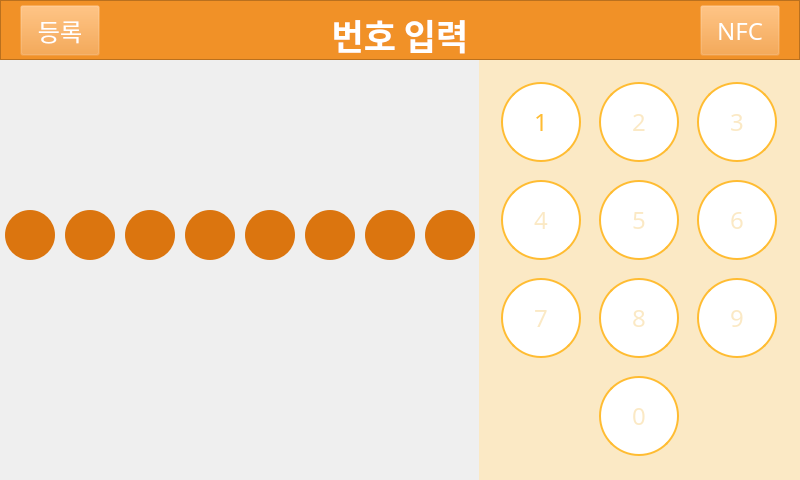
<?xml version="1.0" encoding="UTF-8"?>
<ui version="4.0">
 <class>MainWindow</class>
 <widget class="QMainWindow" name="MainWindow">
  <property name="enabled">
   <bool>true</bool>
  </property>
  <property name="geometry">
   <rect>
    <x>0</x>
    <y>0</y>
    <width>800</width>
    <height>480</height>
   </rect>
  </property>
  <property name="minimumSize">
   <size>
    <width>800</width>
    <height>480</height>
   </size>
  </property>
  <property name="maximumSize">
   <size>
    <width>800</width>
    <height>480</height>
   </size>
  </property>
  <property name="font">
   <font>
    <family>배달의민족 한나체 Air</family>
    <pointsize>18</pointsize>
   </font>
  </property>
  <property name="windowTitle">
   <string>MainWindow</string>
  </property>
  <property name="toolButtonStyle">
   <enum>Qt::ToolButtonFollowStyle</enum>
  </property>
  <property name="animated">
   <bool>true</bool>
  </property>
  <widget class="QWidget" name="centralwidget">
   <widget class="QGraphicsView" name="viewMebuBar">
    <property name="enabled">
     <bool>true</bool>
    </property>
    <property name="geometry">
     <rect>
      <x>0</x>
      <y>0</y>
      <width>800</width>
      <height>60</height>
     </rect>
    </property>
    <property name="autoFillBackground">
     <bool>false</bool>
    </property>
    <property name="styleSheet">
     <string notr="true">background-color: rgb(241, 145, 39);</string>
    </property>
    <property name="backgroundBrush">
     <brush brushstyle="SolidPattern">
      <color alpha="255">
       <red>241</red>
       <green>145</green>
       <blue>39</blue>
      </color>
     </brush>
    </property>
    <property name="foregroundBrush">
     <brush brushstyle="SolidPattern">
      <color alpha="255">
       <red>241</red>
       <green>145</green>
       <blue>39</blue>
      </color>
     </brush>
    </property>
    <property name="interactive">
     <bool>true</bool>
    </property>
    <property name="sceneRect">
     <rectf>
      <x>20.000000000000000</x>
      <y>20.000000000000000</y>
      <width>400.000000000000000</width>
      <height>50.000000000000000</height>
     </rectf>
    </property>
   </widget>
   <widget class="QLabel" name="MenuPageLabel">
    <property name="geometry">
     <rect>
      <x>280</x>
      <y>0</y>
      <width>240</width>
      <height>70</height>
     </rect>
    </property>
    <property name="font">
     <font>
      <family>배달의민족 한나체 Air</family>
      <pointsize>26</pointsize>
      <weight>75</weight>
      <bold>true</bold>
     </font>
    </property>
    <property name="text">
     <string>&lt;html&gt;&lt;head/&gt;&lt;body&gt;&lt;p align=&quot;center&quot;&gt;&lt;span style=&quot; color:#ffffff;&quot;&gt;번호 입력&lt;/span&gt;&lt;/p&gt;&lt;/body&gt;&lt;/html&gt;</string>
    </property>
    <property name="alignment">
     <set>Qt::AlignCenter</set>
    </property>
   </widget>
   <widget class="QPushButton" name="ButtonRegister">
    <property name="geometry">
     <rect>
      <x>20</x>
      <y>5</y>
      <width>80</width>
      <height>51</height>
     </rect>
    </property>
    <property name="styleSheet">
     <string notr="true">background-color: rgb(241, 145, 039, 0);
color: rgb(255, 255, 255);
font: 20pt &quot;배달의민족 한나체 Air&quot;;</string>
    </property>
    <property name="text">
     <string>등록</string>
    </property>
    <property name="icon">
     <iconset>
      <normaloff>images/Document.png</normaloff>images/Document.png</iconset>
    </property>
    <property name="iconSize">
     <size>
      <width>32</width>
      <height>32</height>
     </size>
    </property>
    <property name="autoRepeat">
     <bool>false</bool>
    </property>
   </widget>
   <widget class="QPushButton" name="ButtonNFC">
    <property name="geometry">
     <rect>
      <x>700</x>
      <y>5</y>
      <width>80</width>
      <height>51</height>
     </rect>
    </property>
    <property name="layoutDirection">
     <enum>Qt::RightToLeft</enum>
    </property>
    <property name="styleSheet">
     <string notr="true">background-color: rgb(241, 145, 039, 0);
color: rgb(255, 255, 255);
font: 20pt &quot;배달의민족 한나체 Air&quot;;</string>
    </property>
    <property name="text">
     <string>NFC</string>
    </property>
    <property name="icon">
     <iconset>
      <normaloff>images/Phone.png</normaloff>images/Phone.png</iconset>
    </property>
    <property name="iconSize">
     <size>
      <width>32</width>
      <height>32</height>
     </size>
    </property>
   </widget>
   <widget class="QWidget" name="KeypadWidget" native="true">
    <property name="geometry">
     <rect>
      <x>479</x>
      <y>60</y>
      <width>321</width>
      <height>421</height>
     </rect>
    </property>
    <property name="styleSheet">
     <string notr="true">background-color: rgb(251, 233, 197);
color: rgb(251, 233, 197);</string>
    </property>
    <widget class="QWidget" name="gridLayoutWidget">
     <property name="geometry">
      <rect>
       <x>10</x>
       <y>10</y>
       <width>301</width>
       <height>401</height>
      </rect>
     </property>
     <layout class="QGridLayout" name="Keypad">
      <item row="2" column="2">
       <widget class="QPushButton" name="KeypadButton_9">
        <property name="maximumSize">
         <size>
          <width>80</width>
          <height>80</height>
         </size>
        </property>
        <property name="styleSheet">
         <string notr="true">border-radius: 40px;
background-color: rgb(255, 255, 255);
border: 2px solid white;
border-color: rgb(255, 188, 50);
</string>
        </property>
        <property name="text">
         <string>9</string>
        </property>
       </widget>
      </item>
      <item row="2" column="1">
       <widget class="QPushButton" name="KeypadButton_8">
        <property name="maximumSize">
         <size>
          <width>80</width>
          <height>80</height>
         </size>
        </property>
        <property name="styleSheet">
         <string notr="true">border-radius: 40px;
background-color: rgb(255, 255, 255);
border: 2px solid white;
border-color: rgb(255, 188, 50);
</string>
        </property>
        <property name="text">
         <string>8</string>
        </property>
       </widget>
      </item>
      <item row="0" column="0">
       <widget class="QPushButton" name="KeypadButton_1">
        <property name="maximumSize">
         <size>
          <width>80</width>
          <height>80</height>
         </size>
        </property>
        <property name="styleSheet">
         <string notr="true">border-radius: 40px;
font: 75 72pt &quot;Adobe Arabic&quot;;
color: rgb(255, 188, 50);
background-color: rgb(255, 255, 255);
border: 2px solid white;
border-color: rgb(255, 188, 50);
</string>
        </property>
        <property name="text">
         <string>1</string>
        </property>
       </widget>
      </item>
      <item row="0" column="1">
       <widget class="QPushButton" name="KeypadButton_2">
        <property name="maximumSize">
         <size>
          <width>80</width>
          <height>80</height>
         </size>
        </property>
        <property name="styleSheet">
         <string notr="true">border-radius: 40px;
background-color: rgb(255, 255, 255);
border: 2px solid white;
border-color: rgb(255, 188, 50);
</string>
        </property>
        <property name="text">
         <string>2</string>
        </property>
       </widget>
      </item>
      <item row="0" column="2">
       <widget class="QPushButton" name="KeypadButton_3">
        <property name="maximumSize">
         <size>
          <width>80</width>
          <height>80</height>
         </size>
        </property>
        <property name="styleSheet">
         <string notr="true">border-radius: 40px;
background-color: rgb(255, 255, 255);
border: 2px solid white;
border-color: rgb(255, 188, 50);
</string>
        </property>
        <property name="text">
         <string>3</string>
        </property>
       </widget>
      </item>
      <item row="1" column="0">
       <widget class="QPushButton" name="KeypadButton_4">
        <property name="maximumSize">
         <size>
          <width>80</width>
          <height>80</height>
         </size>
        </property>
        <property name="styleSheet">
         <string notr="true">border-radius: 40px;
background-color: rgb(255, 255, 255);
border: 2px solid white;
border-color: rgb(255, 188, 50);
</string>
        </property>
        <property name="text">
         <string>4</string>
        </property>
       </widget>
      </item>
      <item row="1" column="1">
       <widget class="QPushButton" name="KeypadButton_5">
        <property name="maximumSize">
         <size>
          <width>80</width>
          <height>80</height>
         </size>
        </property>
        <property name="styleSheet">
         <string notr="true">border-radius: 40px;
background-color: rgb(255, 255, 255);
border: 2px solid white;
border-color: rgb(255, 188, 50);
</string>
        </property>
        <property name="text">
         <string>5</string>
        </property>
       </widget>
      </item>
      <item row="2" column="0">
       <widget class="QPushButton" name="KeypadButton_7">
        <property name="maximumSize">
         <size>
          <width>80</width>
          <height>80</height>
         </size>
        </property>
        <property name="styleSheet">
         <string notr="true">border-radius: 40px;
background-color: rgb(255, 255, 255);
border: 2px solid white;
border-color: rgb(255, 188, 50);
</string>
        </property>
        <property name="text">
         <string>7</string>
        </property>
       </widget>
      </item>
      <item row="1" column="2">
       <widget class="QPushButton" name="KeypadButton_6">
        <property name="maximumSize">
         <size>
          <width>80</width>
          <height>80</height>
         </size>
        </property>
        <property name="styleSheet">
         <string notr="true">border-radius: 40px;
background-color: rgb(255, 255, 255);
border: 2px solid white;
border-color: rgb(255, 188, 50);
</string>
        </property>
        <property name="text">
         <string>6</string>
        </property>
       </widget>
      </item>
      <item row="3" column="1">
       <widget class="QPushButton" name="KeypadButton_0">
        <property name="maximumSize">
         <size>
          <width>80</width>
          <height>80</height>
         </size>
        </property>
        <property name="styleSheet">
         <string notr="true">border-radius: 40px;
background-color: rgb(255, 255, 255);
border: 2px solid white;
border-color: rgb(255, 188, 50);
</string>
        </property>
        <property name="text">
         <string>0</string>
        </property>
       </widget>
      </item>
     </layout>
    </widget>
   </widget>
   <widget class="QPushButton" name="roundDisplay_1">
    <property name="geometry">
     <rect>
      <x>5</x>
      <y>210</y>
      <width>50</width>
      <height>50</height>
     </rect>
    </property>
    <property name="styleSheet">
     <string notr="true">border-radius: 25px;
background-color: rgb(219, 117, 015);
</string>
    </property>
    <property name="text">
     <string/>
    </property>
   </widget>
   <widget class="QPushButton" name="roundDisplay_2">
    <property name="geometry">
     <rect>
      <x>65</x>
      <y>210</y>
      <width>50</width>
      <height>50</height>
     </rect>
    </property>
    <property name="styleSheet">
     <string notr="true">border-radius: 25px;
background-color: rgb(219, 117, 015);
</string>
    </property>
    <property name="text">
     <string/>
    </property>
   </widget>
   <widget class="QPushButton" name="roundDisplay_3">
    <property name="geometry">
     <rect>
      <x>125</x>
      <y>210</y>
      <width>50</width>
      <height>50</height>
     </rect>
    </property>
    <property name="styleSheet">
     <string notr="true">border-radius: 25px;
background-color: rgb(219, 117, 015);
</string>
    </property>
    <property name="text">
     <string/>
    </property>
   </widget>
   <widget class="QPushButton" name="roundDisplay_4">
    <property name="geometry">
     <rect>
      <x>185</x>
      <y>210</y>
      <width>50</width>
      <height>50</height>
     </rect>
    </property>
    <property name="styleSheet">
     <string notr="true">border-radius: 25px;
background-color: rgb(219, 117, 015);
</string>
    </property>
    <property name="text">
     <string/>
    </property>
   </widget>
   <widget class="QPushButton" name="roundDisplay_5">
    <property name="geometry">
     <rect>
      <x>245</x>
      <y>210</y>
      <width>50</width>
      <height>50</height>
     </rect>
    </property>
    <property name="styleSheet">
     <string notr="true">border-radius: 25px;
background-color: rgb(219, 117, 015);
</string>
    </property>
    <property name="text">
     <string/>
    </property>
   </widget>
   <widget class="QPushButton" name="roundDisplay_6">
    <property name="geometry">
     <rect>
      <x>305</x>
      <y>210</y>
      <width>50</width>
      <height>50</height>
     </rect>
    </property>
    <property name="styleSheet">
     <string notr="true">border-radius: 25px;
background-color: rgb(219, 117, 015);
</string>
    </property>
    <property name="text">
     <string/>
    </property>
   </widget>
   <widget class="QPushButton" name="roundDisplay_7">
    <property name="geometry">
     <rect>
      <x>365</x>
      <y>210</y>
      <width>50</width>
      <height>50</height>
     </rect>
    </property>
    <property name="styleSheet">
     <string notr="true">border-radius: 25px;
background-color: rgb(219, 117, 015);
</string>
    </property>
    <property name="text">
     <string/>
    </property>
   </widget>
   <widget class="QPushButton" name="roundDisplay_8">
    <property name="geometry">
     <rect>
      <x>425</x>
      <y>210</y>
      <width>50</width>
      <height>50</height>
     </rect>
    </property>
    <property name="styleSheet">
     <string notr="true">border-radius: 25px;
background-color: rgb(219, 117, 015);
</string>
    </property>
    <property name="text">
     <string/>
    </property>
   </widget>
  </widget>
  <action name="actionSignUp">
   <property name="text">
    <string>SignUp</string>
   </property>
  </action>
 </widget>
 <resources>
  <include location="../../GitHub/SKKU_HUN_2020/PianoManager/Images/checkTemp.qrc"/>
 </resources>
 <connections/>
</ui>
